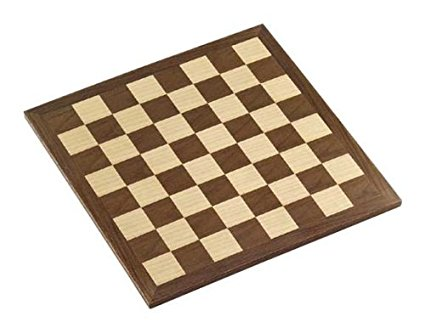
#> input picture Assignments/Assignment 1/chessboard.jpg, 425 x 333 px, given in place of NotreDame1.jpg, which was not available
$ python minimum_headless_corner.py
#> lines starting #> are read from the running program, lines starting #| are printed output that depends on the picture; long printed decimals are rounded; pictures that were not available may be replaced by others from this repository, and a replacement may not be noted
import cv2
import numpy as np
#from numba import vectorize
#vectorize(['float32(float32, float32)'], target='cuda')
folder = 'images'
filename = 'NotreDame'
extention = 'jpg'
#global_threshold = 0.00125
global_threshold = 0.001
global_count = 200
step = 0.00025
def callibrate(Output):
    threshold = global_threshold
    count = 0
    coords = []
    while count > 210 or count < 200:
        count = len(Output[Output > threshold*Output.max()])
        if count > global_count:
            threshold += step
        elif count < global_count:
            threshold -= step
    print("Threshold found: " + str(threshold) + ", count is: " + str(count))
    for i in range(0,len(Output)):
        print ("-")
        for j in range(0,len(Output[i])):
            if (Output[i][j]>threshold*Output.max()):
                print("appending " + str([i,j]))
                coords.append([i,j])
    return coords
def main():
    for i in range (1, 6):
        path = './' + folder + '/' + filename + str(i) + '.' + extention
        print("Processing " + path + " ...")
        img = cv2.imread(path)
#> img is the input picture: shape (333, 425, 3); mean B, G, R 185.9, 199.2, 210.8
        gray = cv2.cvtColor(img,cv2.COLOR_BGR2GRAY)
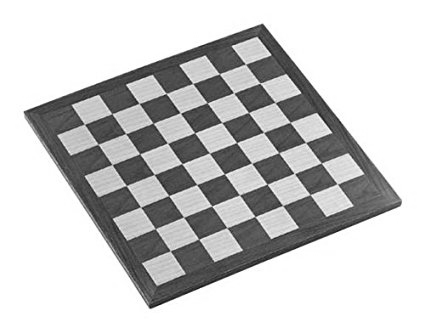
#> gray: shape (333, 425); min 14, max 255, mean 201.1
        gray = np.float32(gray)
        harris = cv2.cornerHarris(gray,2,3,0.04)
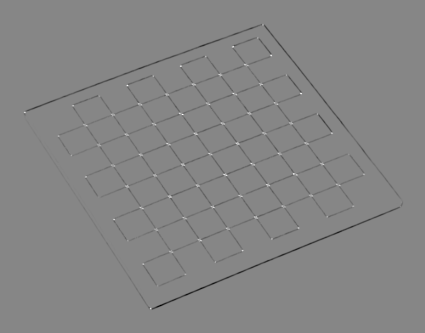
#> harris: shape (333, 425) float32; min -73423840, max 65969352, mean -599723.6; drawn with min black and max white
        Output = cv2.dilate(harris,None)
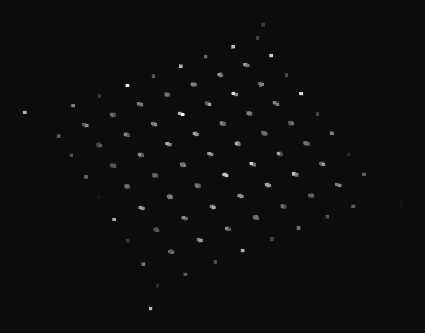
#> Output: shape (333, 425) float32; min -3369692, max 65969352, mean 327410.7; drawn with min black and max white
        coords = callibrate(Output)
#> the loop in callibrate, `while count > 210 or count < 200:` made 2434 passes
#> count on passes 1 to 3: 4612, 4069, 3767
#> after the loop in callibrate, `while count > 210 or count < 200:`: threshold = 0.609
#| Threshold found: 0.6095, count is: 208
#> the loop in callibrate, `for i in range(0,len(Output)):` made 333 passes
#> after the loop in callibrate, `for i in range(0,len(Output)):`: coords = 208 pairs, first value 45 to 309, second value 23 to 302
        file = open('Points-' + str(i) +'.txt', 'w')
        for i in coords:
            string = "(" + str(i[0]) + ", " + str(i[1]) + ")\n"
            file.write(string)
            print(string)
#> this loop made 208 passes
#> i on passes 1 to 3: [45, 232], [45, 233], [45, 234]
#| (45, 232)
#| (45, 233)
#| (45, 234)
#| (46, 232)
#| (46, 233)
#| (46, 234)
#| (47, 232)
#| (47, 233)
#> (further printed lines are left out)
        file.close()
#> (the run stopped early here; a loop or call above may not have finished)
